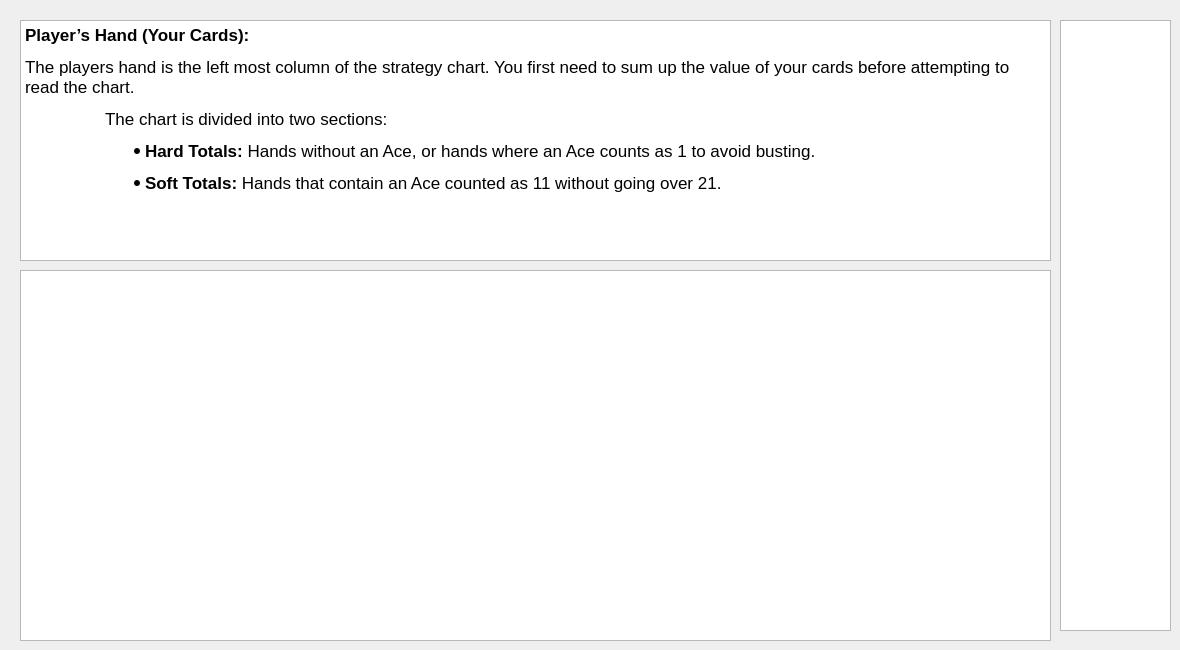
      <widget class="QWidget" name="playerhandPage">
       <attribute name="title">
        <string>Player Hands</string>
       </attribute>
       <widget class="QTextBrowser" name="infoTextBrowser_2">
        <property name="geometry">
         <rect>
          <x>20</x>
          <y>20</y>
          <width>1031</width>
          <height>241</height>
         </rect>
        </property>
        <property name="html">
         <string>&lt;!DOCTYPE HTML PUBLIC &quot;-//W3C//DTD HTML 4.0//EN&quot; &quot;http://www.w3.org/TR/REC-html40/strict.dtd&quot;&gt;
&lt;html&gt;&lt;head&gt;&lt;meta name=&quot;qrichtext&quot; content=&quot;1&quot; /&gt;&lt;meta charset=&quot;utf-8&quot; /&gt;&lt;style type=&quot;text/css&quot;&gt;
p, li { white-space: pre-wrap; }
hr { height: 1px; border-width: 0; }
li.unchecked::marker { content: &quot;\2610&quot;; }
li.checked::marker { content: &quot;\2612&quot;; }
&lt;/style&gt;&lt;/head&gt;&lt;body style=&quot; font-family:'Segoe UI'; font-size:9pt; font-weight:400; font-style:normal;&quot;&gt;
&lt;p style=&quot; margin-top:12px; margin-bottom:12px; margin-left:0px; margin-right:0px; -qt-block-indent:0; text-indent:0px;&quot;&gt;&lt;span style=&quot; font-family:'.AppleSystemUIFont'; font-size:13pt; font-weight:700;&quot;&gt;Player’s Hand (Your Cards):&lt;/span&gt;&lt;/p&gt;
&lt;p style=&quot; margin-top:12px; margin-bottom:12px; margin-left:0px; margin-right:0px; -qt-block-indent:0; text-indent:0px;&quot;&gt;&lt;span style=&quot; font-family:'.AppleSystemUIFont'; font-size:13pt;&quot;&gt;The players hand is the left most column of the strategy chart. You first need to sum up the value of your cards before attempting to read the chart.&lt;/span&gt;&lt;/p&gt;
&lt;p style=&quot; margin-top:12px; margin-bottom:12px; margin-left:0px; margin-right:0px; -qt-block-indent:0; text-indent:0px;&quot;&gt;&lt;span style=&quot; font-family:'.AppleSystemUIFont'; font-size:13pt;&quot;&gt;	The chart is divided into two sections:&lt;/span&gt;&lt;/p&gt;
&lt;ul style=&quot;margin-top: 0px; margin-bottom: 0px; margin-left: 0px; margin-right: 0px; -qt-list-indent: 3;&quot;&gt;
&lt;li style=&quot; font-family:'.AppleSystemUIFont'; font-size:13pt;&quot; style=&quot; margin-top:12px; margin-bottom:12px; margin-left:0px; margin-right:0px; -qt-block-indent:0; text-indent:0px;&quot;&gt;&lt;span style=&quot; font-weight:700;&quot;&gt;Hard Totals:&lt;/span&gt; Hands without an Ace, or hands where an Ace counts as 1 to avoid busting.&lt;/li&gt;
&lt;li style=&quot; font-family:'.AppleSystemUIFont'; font-size:13pt;&quot; style=&quot; margin-top:12px; margin-bottom:12px; margin-left:0px; margin-right:0px; -qt-block-indent:0; text-indent:0px;&quot;&gt;&lt;span style=&quot; font-weight:700;&quot;&gt;Soft Totals:&lt;/span&gt; Hands that contain an Ace counted as 11 without going over 21.&lt;/li&gt;&lt;/ul&gt;&lt;/body&gt;&lt;/html&gt;</string>
        </property>
       </widget>
       <widget class="QGraphicsView" name="playerHandEgPic">
        <property name="geometry">
         <rect>
          <x>20</x>
          <y>270</y>
          <width>1031</width>
          <height>371</height>
         </rect>
        </property>
       </widget>
       <widget class="QGraphicsView" name="playerStrategyPic">
        <property name="geometry">
         <rect>
          <x>1060</x>
          <y>20</y>
          <width>111</width>
          <height>611</height>
         </rect>
        </property>
       </widget>
      </widget>
